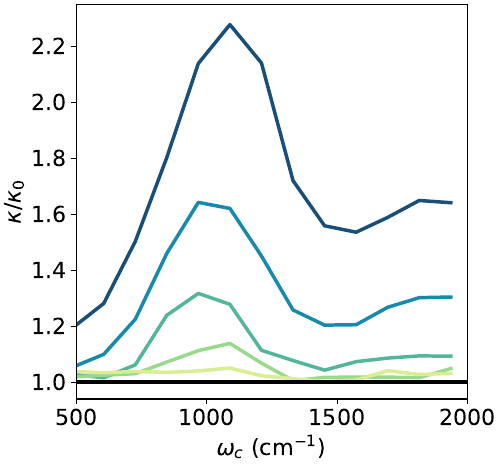

This chart was generated by the following Python code:
from numpy import kron as ꕕ
from matplotlib import cm as colm
import numpy as np
import matplotlib.pyplot as plt
plt.rcParams.update({'font.size': 16})


width= 5
aspect_ratio= 1.075
fig_size = (width, width / aspect_ratio)
plt.figure(figsize=fig_size, constrained_layout=True)

color = ['#ef5777', '#48dbfb', '#8854d0', '#079992', '#e58e26',"#ff9ff3"]

def plot_curve(filename, label, scalefactor, c = 'black'):
    data = np.genfromtxt(filename)
    plt.plot(data[:, 0], data[:, 1]/scalefactor, label = label, c = c, lw = 2.5)
 
 
plt.xlim(500, 2000)
plt.xlabel(r'$\omega_c$ $(\mathrm{cm}^{-1})$')
plt.ylabel(r'$\kappa /\kappa_0$')


dat = np.loadtxt(f"S8e-0.005.out") 
plt.plot(dat[:,0]* 8066, dat[:,1]/0.075, c= '#184E77', lw = 2.5)

dat = np.loadtxt(f"S8e-0.0025.out") 
plt.plot(dat[:,0]* 8066, dat[:,1]/0.075, c= '#168AAD', lw = 2.5)

dat = np.loadtxt(f"S8e-0.00125.out") 
plt.plot(dat[:,0]* 8066, dat[:,1]/0.075, c= '#52B69A', lw = 2.5)

dat = np.loadtxt(f"S8e-0.000625.out") 
plt.plot(dat[:,0]* 8066, dat[:,1]/0.075, c= '#99D98C', lw = 2.5)

dat = np.loadtxt(f"S8e-0.0003125.out") 
plt.plot(dat[:,0]* 8066, dat[:,1]/0.075, c = '#D9ED92', lw = 2.5)

plt.plot([500, 2000], [1, 1], 'k', lw = 3, label='no cavity')



plt.ylim(0.94,2.35)
plt.savefig('S8e.pdf')  